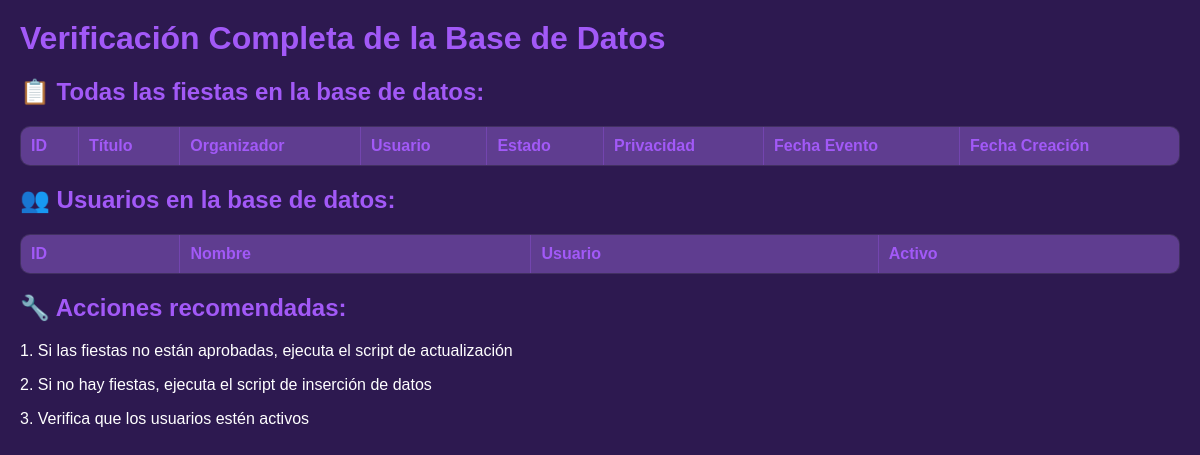
/verificar_todo.php, run on an earlier commit of the app's database.
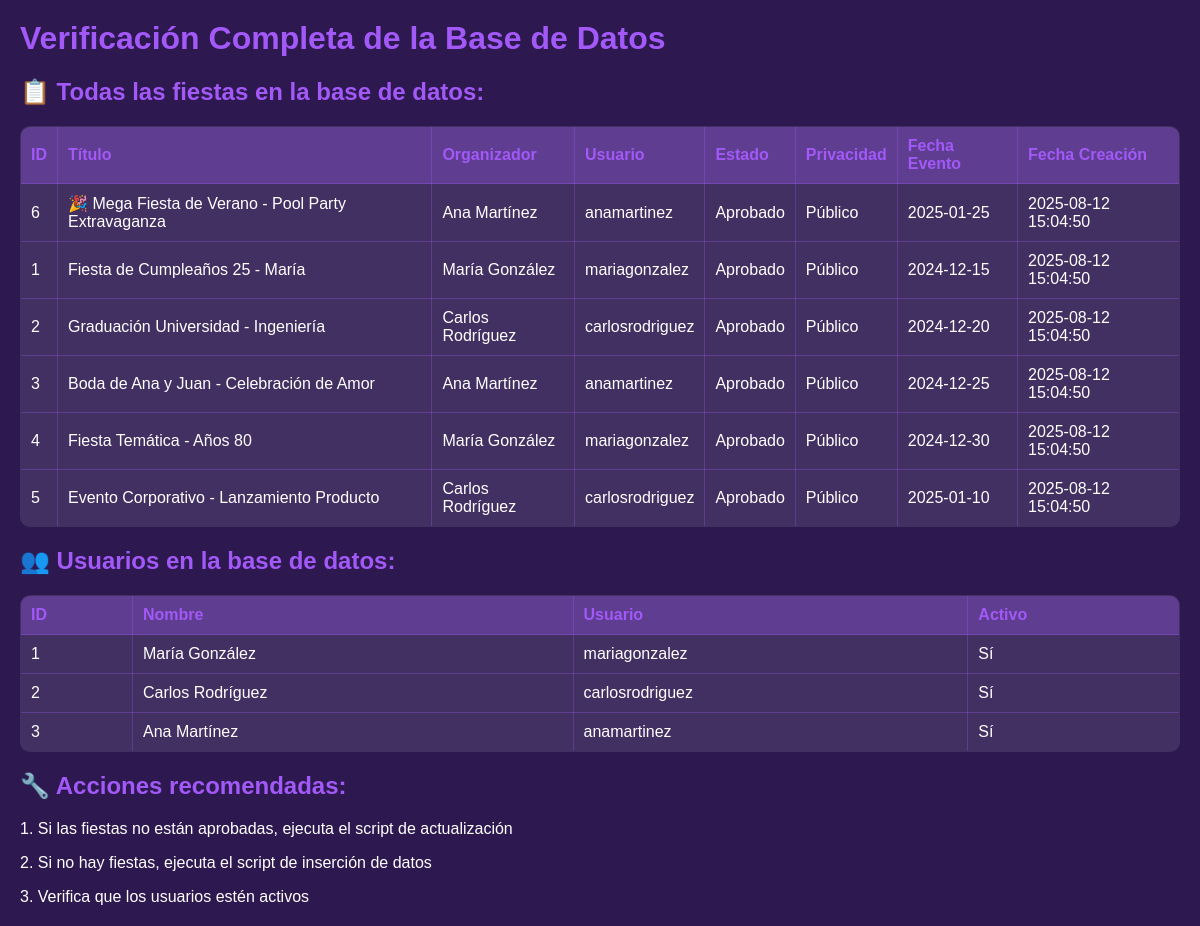
And on a later commit of the database.
### tables this page shows
CREATE TABLE IF NOT EXISTS solicitudes_eventos (
        id INT AUTO_INCREMENT PRIMARY KEY,
        usuario_id INT NOT NULL,
        titulo VARCHAR(200) NOT NULL,
        categoria_id INT NOT NULL,
        descripcion TEXT NOT NULL,
        ubicacion VARCHAR(255) NOT NULL,
        fecha_evento DATE NOT NULL,
        hora_evento TIME NOT NULL,
        capacidad INT,
        presupuesto DECIMAL(10,2),
        privacidad ENUM('Público', 'Privado', 'Solo invitados') DEFAULT 'Público',
        contacto VARCHAR(255),
        estado ENUM('Pendiente', 'En revisión', 'Aprobado', 'Rechazado', 'Cancelado') DEFAULT 'Pendiente',
        fecha_creacion TIMESTAMP DEFAULT CURRENT_TIMESTAMP,
        fecha_actualizacion TIMESTAMP DEFAULT CURRENT_TIMESTAMP ON UPDATE CURRENT_TIMESTAMP,
        
        FOREIGN KEY (usuario_id) REFERENCES usuarios(id) ON DELETE CASCADE,
        FOREIGN KEY (categoria_id) REFERENCES categorias_eventos(id) ON DELETE RESTRICT,
        
        INDEX idx_usuario (usuario_id),
        INDEX idx_categoria (categoria_id),
        INDEX idx_fecha_evento (fecha_evento),
        INDEX idx_estado (estado),
        INDEX idx_fecha_creacion (fecha_creacion)
    );

CREATE TABLE IF NOT EXISTS usuarios (
    id INT AUTO_INCREMENT PRIMARY KEY,
    nombre VARCHAR(100) NOT NULL,
    usuario VARCHAR(50) NOT NULL UNIQUE,
    email VARCHAR(100) NOT NULL UNIQUE,
    contrasena VARCHAR(255) NOT NULL,
        fecha_registro TIMESTAMP DEFAULT CURRENT_TIMESTAMP,
        ultimo_acceso TIMESTAMP NULL,
        activo BOOLEAN DEFAULT TRUE,
        INDEX idx_usuario (usuario),
        INDEX idx_email (email)
    );

### verificar_todo.php (the view, shortened to what this page needs)
<?php
echo "<h1>Verificación Completa de la Base de Datos</h1>";
try {
    $conn = obtenerConexion();
    $result = $conn->query('
        SELECT
            se.id,
            se.titulo,
            se.estado,
            se.privacidad,
            se.fecha_evento,
            se.fecha_creacion,
            u.nombre as organizador,
            u.usuario as usuario_nombre
        FROM solicitudes_eventos se
        JOIN usuarios u ON se.usuario_id = u.id
        ORDER BY se.fecha_creacion DESC
    ');
    echo "<h2>📋 Todas las fiestas en la base de datos:</h2>";
    echo "<table border='1' style='border-collapse: collapse; width: 100%;'>";
    echo "<tr><th>ID</th><th>Título</th><th>Organizador</th><th>Usuario</th><th>Estado</th><th>Privacidad</th><th>Fecha Evento</th><th>Fecha Creación</th></tr>";
    while ($row = $result->fetch_assoc()) {
        echo "<tr>";
        echo "<td>" . $row['id'] . "</td>";
        echo "<td>" . htmlspecialchars($row['titulo']) . "</td>";
        echo "<td>" . htmlspecialchars($row['organizador']) . "</td>";
        echo "<td>" . htmlspecialchars($row['usuario_nombre']) . "</td>";
        echo "<td>" . htmlspecialchars($row['estado']) . "</td>";
        echo "<td>" . htmlspecialchars($row['privacidad']) . "</td>";
        echo "<td>" . htmlspecialchars($row['fecha_evento']) . "</td>";
        echo "<td>" . htmlspecialchars($row['fecha_creacion']) . "</td>";
        echo "</tr>";
    }
    echo "</table>";
    $result = $conn->query('SELECT id, nombre, usuario, activo FROM usuarios ORDER BY id');
    echo "<h2>👥 Usuarios en la base de datos:</h2>";
    echo "<table border='1' style='border-collapse: collapse; width: 100%;'>";
    echo "<tr><th>ID</th><th>Nombre</th><th>Usuario</th><th>Activo</th></tr>";
    while ($row = $result->fetch_assoc()) {
        echo "<tr>";
        echo "<td>" . $row['id'] . "</td>";
        echo "<td>" . htmlspecialchars($row['nombre']) . "</td>";
        echo "<td>" . htmlspecialchars($row['usuario']) . "</td>";
        echo "<td>" . ($row['activo'] ? 'Sí' : 'No') . "</td>";
        echo "</tr>";
    }
    echo "</table>";
    echo "<h2>🔧 Acciones recomendadas:</h2>";
    echo "<p>1. Si las fiestas no están aprobadas, ejecuta el script de actualización</p>";
    echo "<p>2. Si no hay fiestas, ejecuta el script de inserción de datos</p>";
    echo "<p>3. Verifica que los usuarios estén activos</p>";
} catch (Exception $e) {
    echo "<h2>❌ Error:</h2>";
    echo "<p>" . $e->getMessage() . "</p>";
}
?>

What changed in the data, as far as the page shows it:
added solicitudes_eventos: id "6", titulo "🎉 Mega Fiesta de Verano - Pool Party Extravaganza", usuario.nombre "Ana Martínez", usuario.usuario "anamartinez", estado "Aprobado", privacidad "Público", fecha_evento "2025-01-25", fecha_creacion "2025-08-12 15:04:50"
added solicitudes_eventos: id "1", titulo "Fiesta de Cumpleaños 25 - María", usuario.nombre "María González", usuario.usuario "mariagonzalez", estado "Aprobado", privacidad "Público", fecha_evento "2024-12-15", fecha_creacion "2025-08-12 15:04:50"
added solicitudes_eventos: id "2", titulo "Graduación Universidad - Ingeniería", usuario.nombre "Carlos Rodríguez", usuario.usuario "carlosrodriguez", estado "Aprobado", privacidad "Público", fecha_evento "2024-12-20", fecha_creacion "2025-08-12 15:04:50"
added solicitudes_eventos: id "3", titulo "Boda de Ana y Juan - Celebración de Amor", usuario.nombre "Ana Martínez", usuario.usuario "anamartinez", estado "Aprobado", privacidad "Público", fecha_evento "2024-12-25", fecha_creacion "2025-08-12 15:04:50"
added solicitudes_eventos: id "4", titulo "Fiesta Temática - Años 80", usuario.nombre "María González", usuario.usuario "mariagonzalez", estado "Aprobado", privacidad "Público", fecha_evento "2024-12-30", fecha_creacion "2025-08-12 15:04:50"
added solicitudes_eventos: id "5", titulo "Evento Corporativo - Lanzamiento Producto", usuario.nombre "Carlos Rodríguez", usuario.usuario "carlosrodriguez", estado "Aprobado", privacidad "Público", fecha_evento "2025-01-10", fecha_creacion "2025-08-12 15:04:50"
added usuarios: id "1", nombre "María González", usuario "mariagonzalez", activo "Sí"
added usuarios: id "2", nombre "Carlos Rodríguez", usuario "carlosrodriguez", activo "Sí"
added usuarios: id "3", nombre "Ana Martínez", usuario "anamartinez", activo "Sí"
